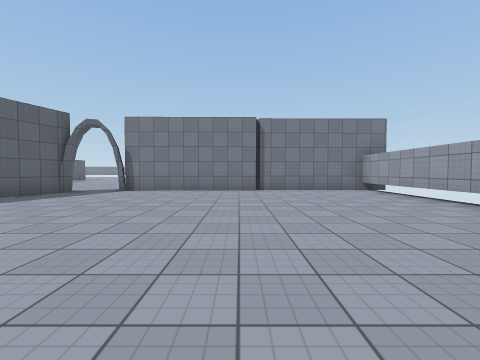
view 1 (above)

24 first-person views from a walk through a Unity game level. The camera is 1.3 m above the floor, tilts 2° down and sees 90° across. The floor is counted in squares, 2 m on a side. Each view is taken from the middle of a square. On the plan, view 1 faces up. The plan holds only what a view shows up to about 9 squares ahead; the rest is blank. The player character is not drawn. Some animated figures are not drawn. Surface patterns are stand-ins for the level's own textures.

view 2
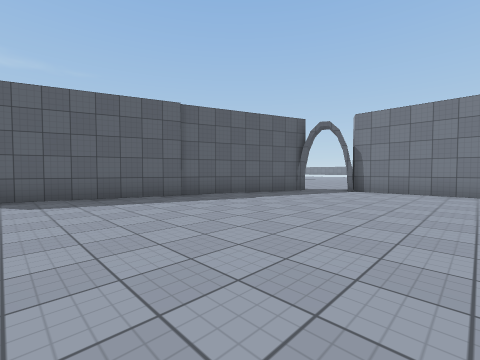

view 3
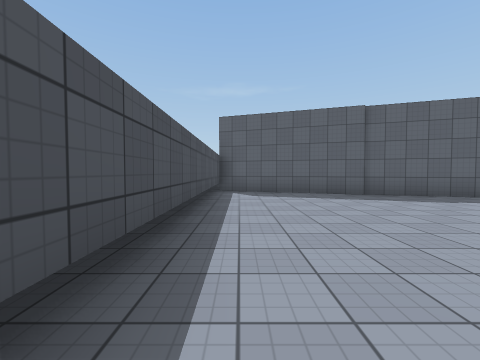

view 4
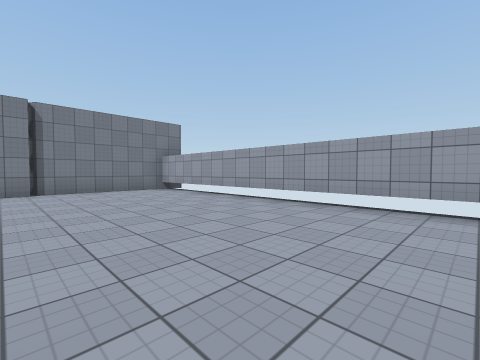

view 5
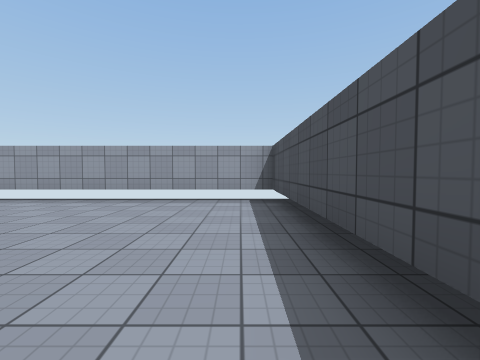

view 6
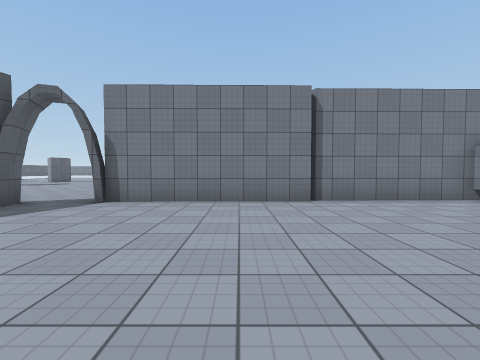

view 7
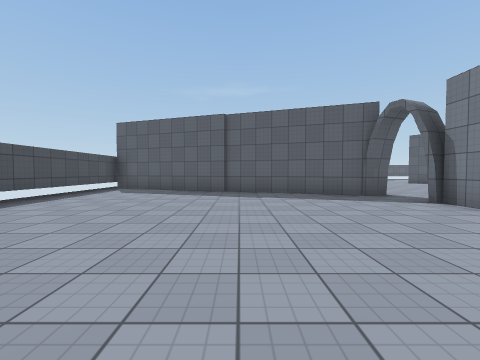

view 8
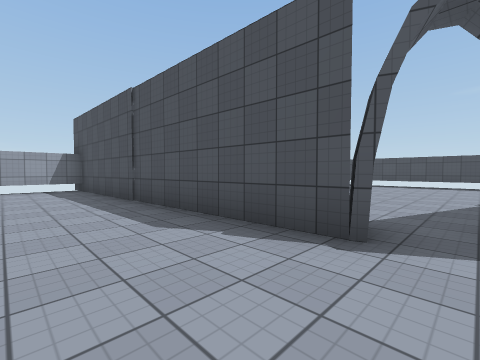

view 9
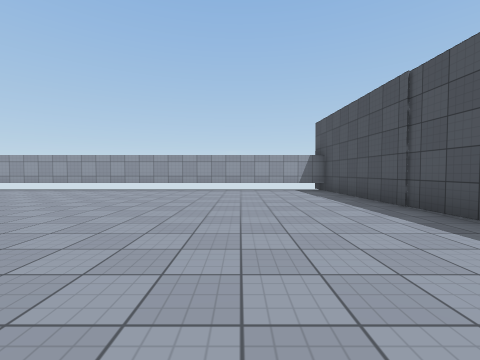

view 10
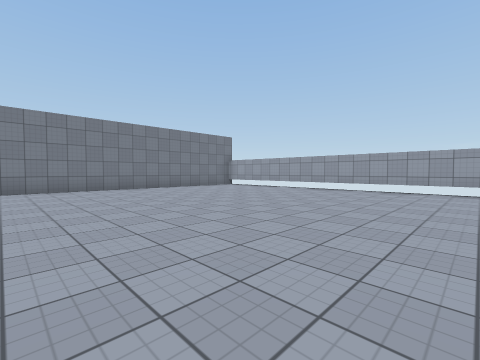

view 11
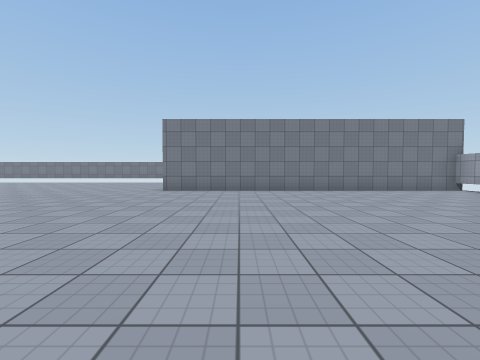

view 12
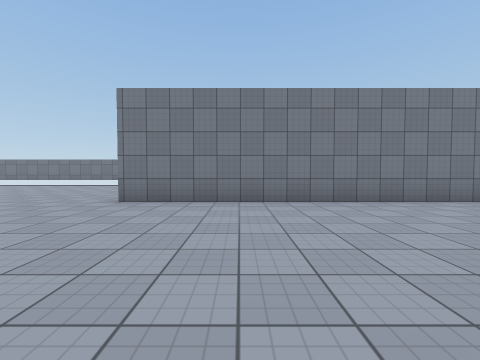

view 13
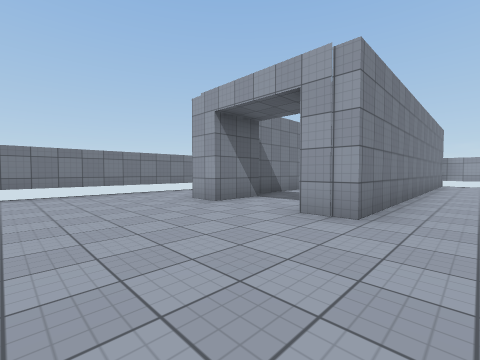

view 14
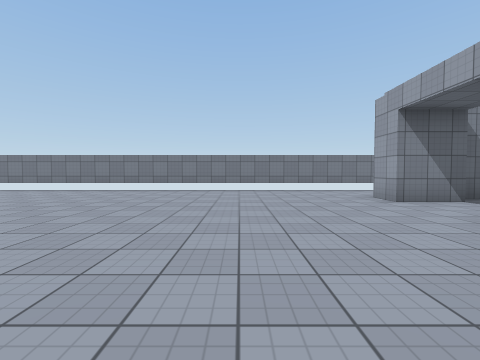

view 15
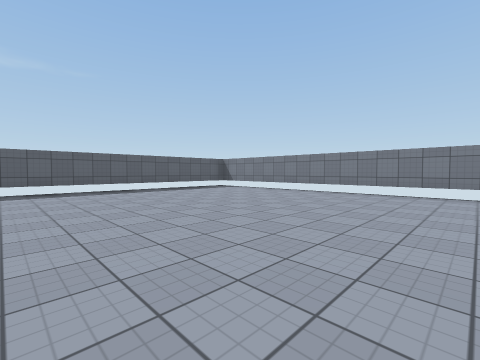

view 16
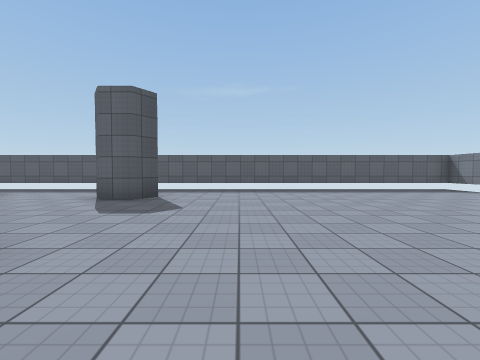

view 17
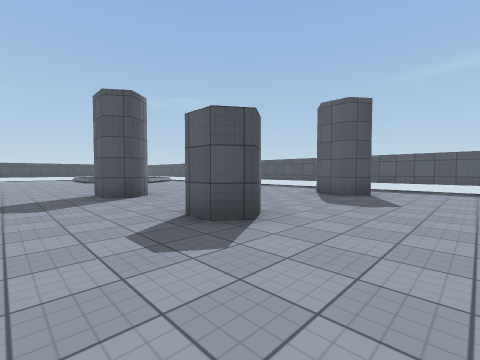

view 18
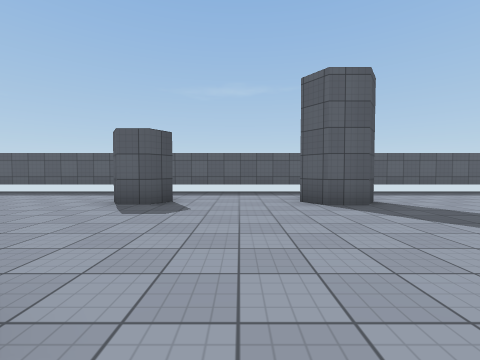

view 19
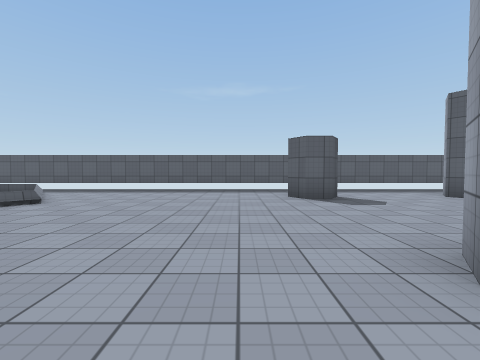

view 20
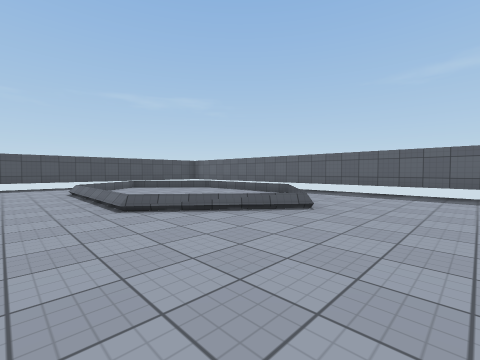

view 21
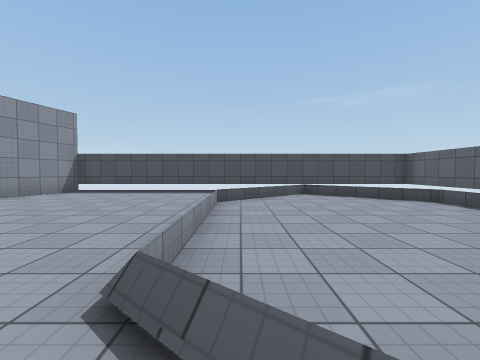

view 22
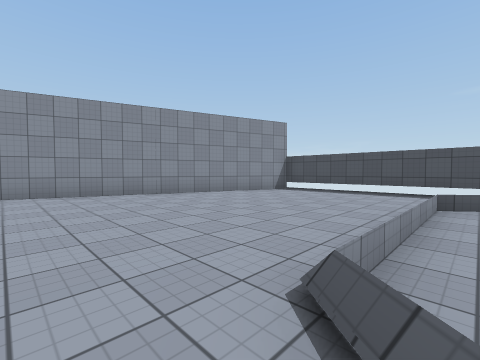

view 23
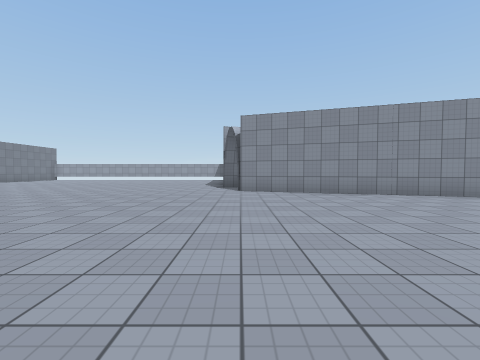

view 24
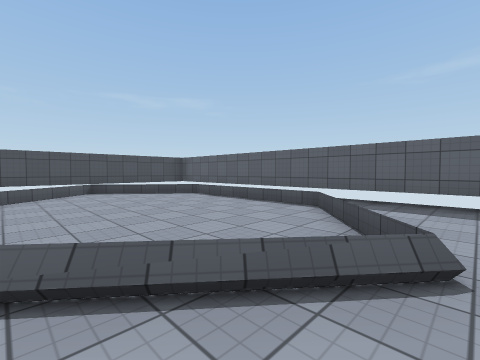

### Floor plan
Points are (right, up) in squares from view 1. A wall is a line through its corners. A room is listed if a view was taken in it or the views show most of it. See-through windows are left out.
Room 1 (views 1, 2, 3, 4, 5, 6, 7)
walls: (0.6, 8.7) (0.5, 8.2) (-4, 8.2); (-5.4, 7.7) (-8.3, -0.6); (-5.7, 8.1) (-5.3, 7.3); (-8, -0.7) (4.3, -0.7) (4.3, 8.4) (0.7, 8.4)
ways out: opening at (-5, 8) to room 2
Room 2 (views 8, 9, 10, 11, 12, 13, 14, 15, 16, 17, 18, 19, 20, 21, 22, 23, 24)
walls: (-13, 14.5) (-12.3, 14.9) (-11.8, 14.5) (-11.8, 13.8); (-12.4, 13.4) (-12.9, 13.8); (-12.9, 18.6) (-12.4, 18.9) (-11.9, 18.5) (-11.9, 17.9); (-17.3, 14.6) (-16.6, 14.1) (-16.6, 13.6) (-17.3, 13.2); (-17.2, 18.9) (-16.6, 18.5) (-16.6, 17.7) (-17.2, 17.3) (-17.6, 17.6); (-4.2, 8.7) (-3.9, 7.9); (-4.1, 8.7) (4.3, 9) (4.3, 22.1) (-5.6, 22.1) (-5.6, 23.1); (-4.1, 25.1) (-5.6, 25.1) (-5.6, 26.1); (-1.2, 25.6) (-3.8, 25.6); (-4.1, 28.3) (-19.4, 28.3) (-19.4, -0.7) (-8.8, -0.7) (-6, 8)
low walls: (4.5, 9) (5.2, 9.1)
ways out: opening at (-5, 8) to room 1

Positions as (right, up) in squares from view 1, and headings:
1: (0, 0), facing up
2: (-1, 0), facing up-left
3: (0, 0), facing left
4: (0, 0), facing up-right
5: (-1, 0), facing right
6: (-1, 3), facing up
7: (1, 4), facing left
8: (-5, 11), facing down-right
9: (-4, 12), facing right
10: (-4, 13), facing up-right
11: (-3, 14), facing up
12: (-3, 17), facing up
13: (-9, 21), facing up-right
14: (-9, 20), facing up
15: (-11, 21), facing up-left
16: (-11, 21), facing left
17: (-10, 21), facing down-left
18: (-12, 16), facing left
19: (-11, 12), facing left
20: (-12, 10), facing down-left
21: (-14, 7), facing down
22: (-14, 7), facing down-right
23: (-14, 8), facing right
24: (-14, 8), facing down-left
